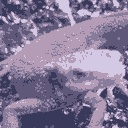

Source code (Python):
import cv2
import numpy as np
import matplotlib.pyplot as plt
from glob import glob

def k_means(img, Class=5):
    # get shape
    H, W, C = img.shape

    # initiate random seed
    np.random.seed(0)

    # reshape image
    img = np.reshape(img, (H * W, -1))

    # get index randomly
    i = np.random.choice(np.arange(H * W), Class, replace=False)
    Cs = img[i].copy()

    while True:
        # prepare pixel class label
        clss = np.zeros((H * W), dtype=int)
        
        # each pixel
        for i in range(H * W):
            # get distance from index pixel
            dis = np.sqrt(np.sum((Cs - img[i])**2, axis=1))
            # get argmin distance
            clss[i] = np.argmin(dis)

        # selected pixel values
        Cs_tmp = np.zeros((Class, 3))
        
        # each class label
        for i in range(Class):
            Cs_tmp[i] = np.mean(img[clss == i], axis=0)

        # if not any change
        if (Cs == Cs_tmp).all():
            break
        else:
            Cs = Cs_tmp.copy()

    # prepare out image
    out = np.zeros((H * W, 3), dtype=np.float32)

    # assign selected pixel values  
    for i in range(Class):
        out[clss == i] = Cs[i]

    print(Cs)
        
    out = np.clip(out, 0, 255)

    # reshape out image
    out = np.reshape(out, (H, W, 3))
    out = out.astype(np.uint8)

    return out

# read image
img = cv2.imread("imori.jpg").astype(np.float32)

# K-means
out = k_means(img)

cv2.imwrite("out.jpg", out)
cv2.imshow("result", out)
cv2.waitKey(0)
